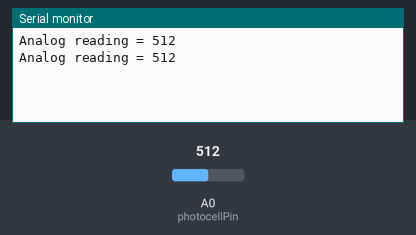
Simulated run of this sketch. Board: Arduino Uno, built with avr-gcc and run on an emulated ATmega328P. Shown: the last lines printed to the serial monitor. Inputs (shaded band) come from the test bench; at power-on: A0 (photocellPin) = 512.

Above: at 1.8 s.
1.9 s: A0 (photocellPin) set to 716
At 2.8 s:
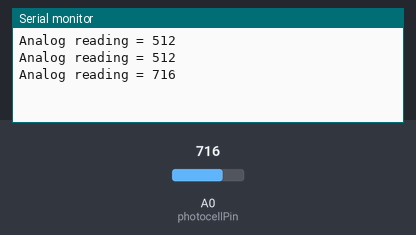
3.4 s: A0 (photocellPin) set to 900
At 4.8 s:
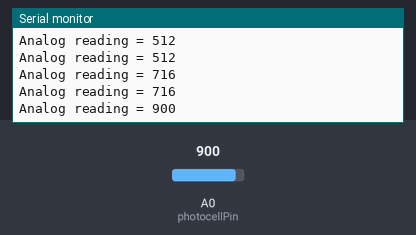
Timing chart, 0 to 6.4 s (numbered marks = the images above; inputs shaded):
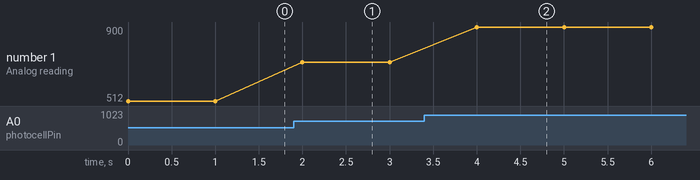

The sketch:

photocell.ino
```cpp
int photocellPin = 0;     // the cell and 10K pulldown are connected to a0
int photocellReading;     // the analog reading from the sensor divider
int LEDpin = 11;          // connect Red LED to pin 11 (PWM pin)
int LEDbrightness;        //
void setup(void) {
  // We'll send debugging information via the Serial monitor
  Serial.begin(9600);
}

void loop(void) {
  photocellReading = analogRead(photocellPin);

  Serial.print("Analog reading = ");
  Serial.println(photocellReading);     // the raw analog reading

  // LED gets brighter the darker it is at the sensor
  // that means we have to -invert- the reading from 0-1023 back to 1023-0
  photocellReading = 1023 - photocellReading;
  //now we have to map 0-1023 to 0-255 since thats the range analogWrite uses
  // LEDbrightness = map(photocellReading, 0, 1023, 0, 255);
  // analogWrite(LEDpin, LEDbrightness);

  delay(1000);
}
```

Measured:
- after the input at 1.9 s, the serial monitor: prints a new line after 0.10 s (image 1)
- after the input at 3.4 s, the serial monitor: prints a new line after 0.60 s (image 2)
- plotted number 1: 512 → 716 after the input at 1.9 s, 716 → 900 after the input at 3.4 s
